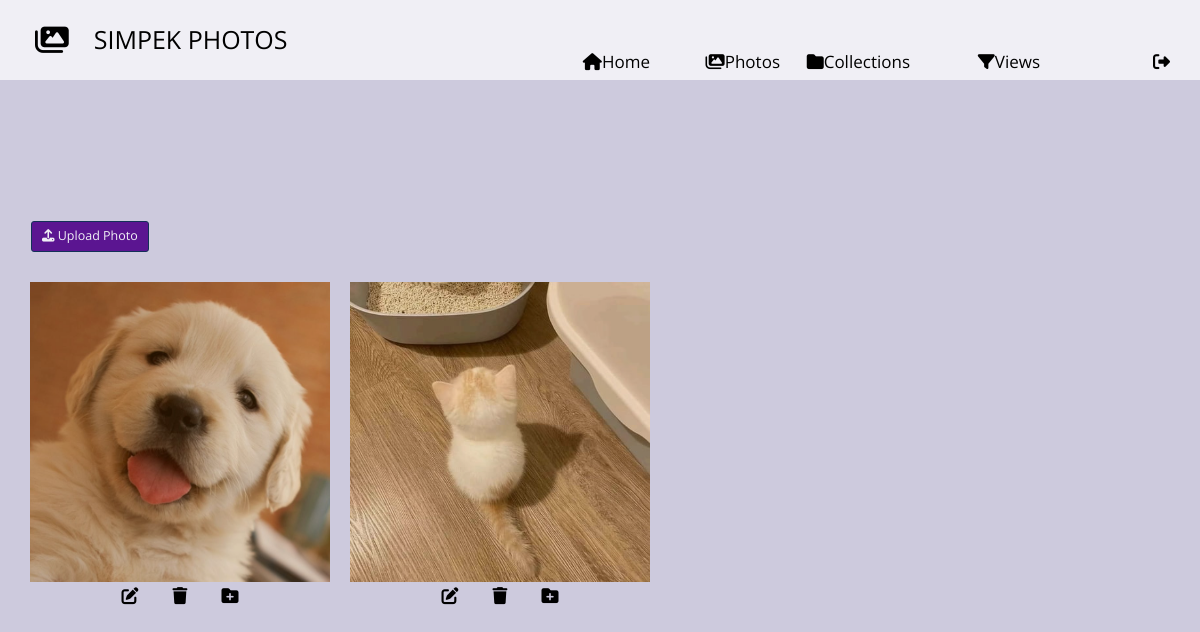
Before: /shared-photo-library/photo (signed in) with the older database file.
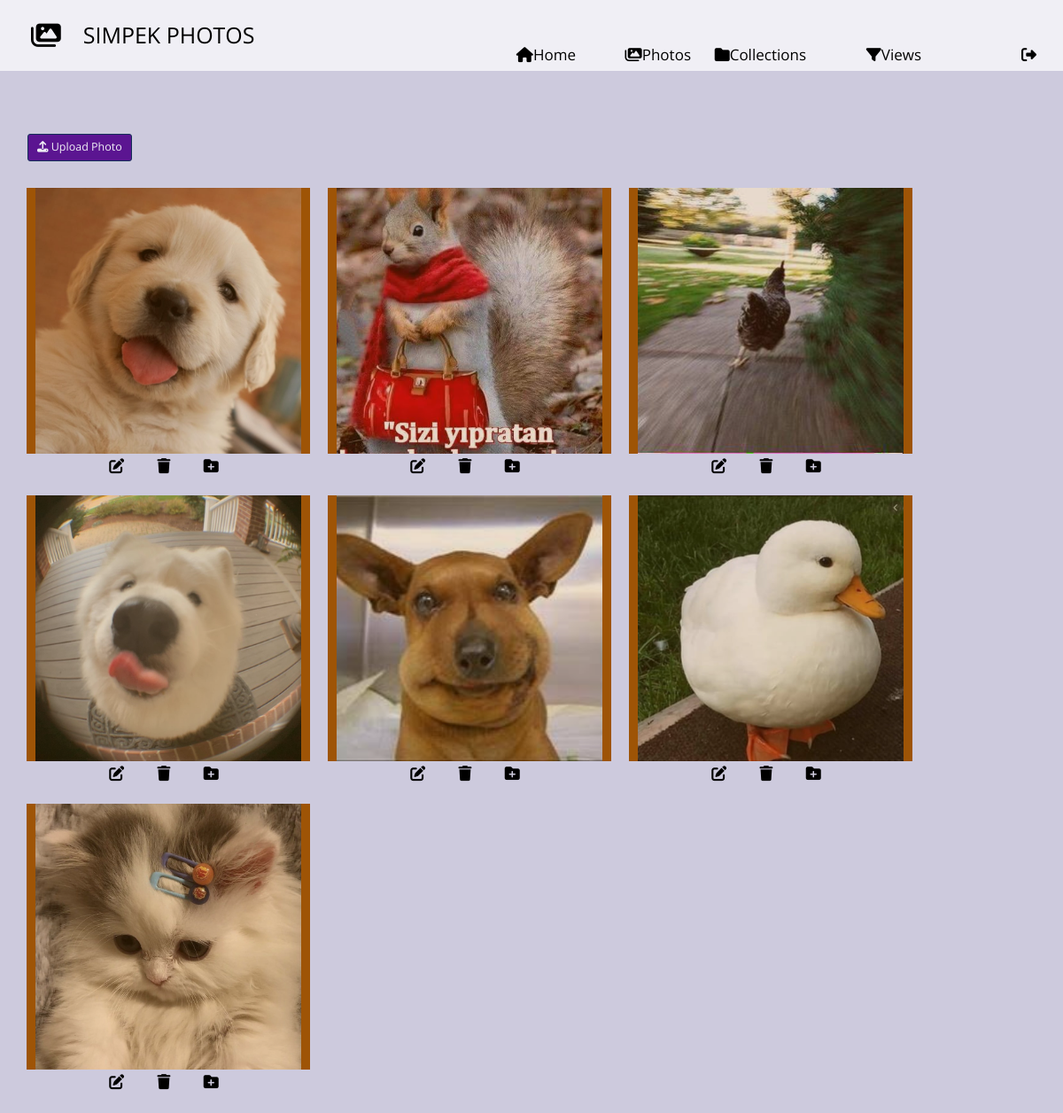
After: the same page with the newer database file.
### shared_photo_library/models.py (models this page shows, shortened)
class Photo(models.Model):
    photo = models.ImageField(blank=True)
    location = models.CharField(max_length=100, null=True)
    date = models.DateField(null=True)
    tags = models.CharField(max_length=100, null=True)
    added_by = models.ForeignKey(User, on_delete=models.CASCADE)
    added_time = models.DateTimeField(default=timezone.now)

### shared_photo_library/views.py (the view, shortened to what this page needs)
# urls.py: path('photo', PhotoView.as_view(), name="update_photo"),
class PhotoView(LoginRequiredMixin, View):
    def get(self, request):
        logged_in_user = request.user
        photos = list(Photo.objects.filter(added_by=logged_in_user).order_by('-added_time'))
        photos = photo_tags_as_list(photos)
        shared_collections = list(Collection.objects.filter(shared_users=logged_in_user).values('id', 'collection_name'))
        users_collections = list(Collection.objects.filter(owner=logged_in_user).values('id', 'collection_name'))
        form = AddPhoto()
        return render(request, 'shared_photo_library/all_photos.html',
                      {'user': logged_in_user, 'photos': photos, 'shared_collections': shared_collections,
                       'users_collections': users_collections, 'form': form})

### shared_photo_library/models.py (called while the page is built)
def photo_tags_as_list(photos):
    for ph in photos:
        ph.tags = ph.tags.split(',')
    return photos

### shared_photo_library/templates/shared_photo_library/all_photos.html (shortened to what this page needs)
{% extends 'index.html' %}
{% load static %}
{% load crispy_forms_tags %}
{% block head %}
    <link rel="stylesheet" href="{% static 'css/my_profile.css' %}?v1.2">
{% endblock %}
{% block content %}
        <li class="selected">
                    <div class="cd-full-width">
                        <div class="container-fluid js-tm-page-content" data-page-no="1" data-page-type="gallery">
                            <div class="tm-img-gallery-container">
                                <br> <br>
                                <div class="tm-img-gallery gallery-one">
                                    <div class="tm-img-gallery-info-container">
                                        <button style="color: #f0eff5;background-color: #5b1591;border-color: #143058;" data-bs-toggle="modal" data-bs-target="#uploadPhoto" type="button" class="btn btn-lg">
                                            <i class="fas fa-upload">  </i> Upload Photo
                                        </button>
                                    </div>
                                    {% for photo in photos %}
                                        <div class="grid-item">
                                            <figure class="effect-bubba">
                                                <img class="img-fluid tm-img cover" src="{{ photo.photo.url }}" alt="Image"  style="height:300px; width:300px;">
                                                <figcaption>
                                            </figcaption>
                                            </figure>
                                            <div class="row text-md-center" style="width: 50%; margin-left: 75px" >
                                                <div class="col">
                                                    <button  onclick="loadModal({{ photo.id }},'{{ photo.location }}', '{{ photo.date }}', {{ photo.tags }});" type="button" style="border: none; display: inline-block; background: transparent" data-bs-toggle="modal" data-bs-target="#exampleModal">
                                                    <i  class="fas fa-edit"></i>
                                                    </button>
                                                </div>
                                                <div class="col">
                                                    <button onclick="deletePhoto({{ photo.id  }})" type="button"  style="border: none; display: inline-block; background: transparent "data-bs-toggle="modal" data-bs-target="#deletePhoto">
                                                        <i  class="fas fa-trash"></i>
                                                    </button>
                                                </div>
                                                <div class="col">
                                                    <button onclick="addPhotoToCollection({{ photo.id  }})" type="button"  style="border: none; display: inline-block; background: transparent "data-bs-toggle="modal " data-bs-target="#addToCollection">
                                                        <i  class="fas fa-folder-plus"></i>
                                                    </button>
                                                </div>
                                        </div>
                                        </div>
                                    {% endfor %}
                                </div>
                            </div>
                        </div>
                    </div>
                </li>
    {% endblock %}

### templates/index.html (shortened to what this page needs)
{% load static %}
<!DOCTYPE html>
<html lang="en">
<head>
    <link href="https://cdn.jsdelivr.net/npm/bootstrap@5.1.3/dist/css/bootstrap.min.css" rel="stylesheet">
    <link rel="stylesheet" href="{% static 'font-awesome-4.5.0/css/font-awesome.min.css' %}">
    <link rel="stylesheet" href="{% static 'css/hero-slider-style.css' %}">
    <link rel="stylesheet" href="{% static 'css/magnific-popup.css' %}">
    <link rel="stylesheet" href="{% static 'css/tooplate-style.css' %}?v1.3">
    {% block head %}
    {% endblock %}
</head>
    <body>
        <div class="cd-hero">
            <div style="margin-bottom: 50px" class="cd-slider-nav">
                <nav style="margin-bottom: 50px" class="navbar">
                    <div class="tm-navbar-bg">
                        <a class="navbar-brand text-uppercase" href="#"><i class="fa fa-images tm-brand-icon"></i>Simpek Photos</a>
                        <div align="right" style="width: 650px; margin-right: 20px">
                            <a class="nav-link" href="{% url 'shared_photo_library:home' %}"><i class="fas fa-home"></i>Home <span class="sr-only">(current)</span></a>
                            <a class="nav-link" href="{% url 'shared_photo_library:photos' %}"><i class="fas fa-images"></i>Photos</a>
                            <a class="nav-link" href="{% url 'shared_photo_library:collections' %}"><i class="fas fa-folder"></i>Collections</a>
                            <a class="nav-link" href="{% url 'shared_photo_library:views' %}"><i class="fas fa-filter"></i>Views</a>
                            <a class="nav-link" href="{% url 'shared_photo_library:logout' %}"><i class="fas fa-sign-out-alt"></i></a>
                        </div>
                    </div>
                </nav>
            </div>
            <ul class="cd-hero-slider">
                {% block content %}
                {% endblock %}
            </ul>
        </div>
</body>
</html>

### static/css/hero-slider-style.css (style rules this page uses)
*, *::after, *::before { -webkit-box-sizing: border-box; -moz-box-sizing: border-box; box-sizing: border-box; }
html { font-size: 62.5%; }
body { font-size: 1.6rem; font-family: "Open Sans", sans-serif; color: #2c343b; background-color: #f2f2f2; }
a { color: #d44457; text-decoration: none; }
img { max-width: 100%; }
.cd-hero { position: relative; -webkit-font-smoothing: antialiased; -moz-osx-font-smoothing: grayscale; }
.cd-hero-slider { position: relative; height: 360px; overflow: hidden; }
.cd-hero-slider li { position: absolute; top: 0; left: 0; width: 100%; height: auto; min-height: 100%; -webkit-transform: translateX(100%); -moz-transform: translateX(100%); -ms-transform: translateX(100%); -o-transform: translateX(100%); transform: translateX(100%); }
.cd-hero-slider li.selected { position: relative; -webkit-transform: translateX(0); -moz-transform: translateX(0); -ms-transform: translateX(0); -o-transform: translateX(0); transform: translateX(0); }
.cd-hero-slider li.is-moving, .cd-hero-slider li.selected { -webkit-transition: -webkit-transform 0.5s; -moz-transition: -moz-transform 0.5s; transition: transform 0.5s; }
@media only screen and (min-width: 768px) { .cd-hero-slider { height: 500px; } }
@media only screen and (min-width: 1170px) { .cd-hero-slider { height: 680px; } }
.cd-hero-slider li { background-position: center center; background-size: cover; background-repeat: no-repeat; }
.cd-hero-slider li:first-of-type { background-color: #2c343b; }
.cd-hero-slider .cd-full-width, .cd-hero-slider .cd-half-width { position: absolute; width: 100%; height: 100%; z-index: 1; left: 0; top: 0; padding-top: 100px; text-align: center; -webkit-backface-visibility: hidden; backface-visibility: hidden; -webkit-transform: translateZ(0); -moz-transform: translateZ(0); -ms-transform: translateZ(0); -o-transform: translateZ(0); transform: translateZ(0); }
@media only screen and (min-width: 768px) { .cd-hero-slider .cd-full-width, .cd-hero-slider .cd-half-width { padding-top: 150px; } }
@media only screen and (min-width: 1170px) { .cd-hero-slider .cd-full-width, .cd-hero-slider .cd-half-width { padding-top: 220px; } }
.cd-slider-nav { position: absolute; width: 100%; bottom: 0; z-index: 2; text-align: center; height: 55px; }
.cd-slider-nav nav { display: inline-block; position: relative; }
.cd-slider-nav a { display: block; position: relative; padding-top: 35px; font-size: 1rem; font-weight: 700; color: #a8b4be; }
.cd-slider-nav a::before { content: ''; position: absolute; width: 24px; height: 24px; top: 8px; left: 50%; right: auto; }
@media only screen and (min-width: 768px) { .cd-slider-nav { height: 80px; } }
@media only screen and (min-width: 768px) { .cd-slider-nav a { padding-top: 48px; font-size: 1.1rem; text-transform: uppercase; } }
@media only screen and (min-width: 768px) { .cd-slider-nav a::before { top: 18px; } }

### static/css/my_profile.css (style rules this page uses)
.cover { object-fit: cover; }

Changed rows visible on the page:
added Photo: photo (picture)
added Photo: photo (picture)
added Photo: photo (picture)
now on this page (row edited): Photo: photo (picture)
added Photo: photo (picture)
changed Photo (number 7 of 7 on the later page): photo: a different picture
